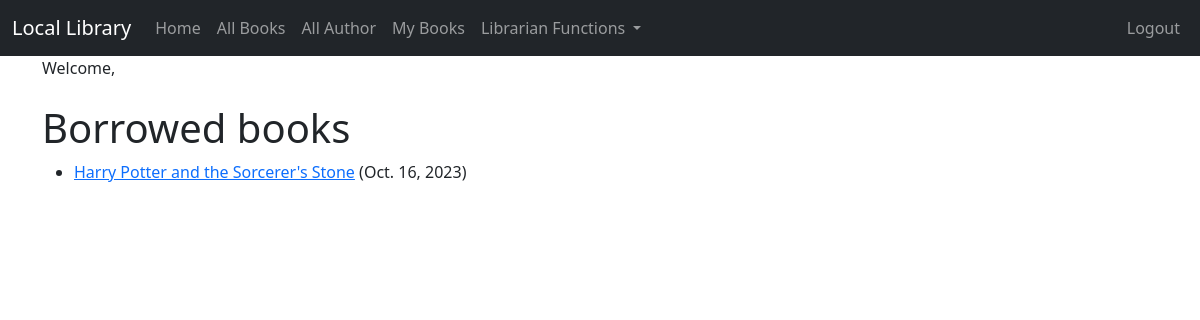
Screenshot of /my_books/ (signed in) with the database file from the repository.
### catalog/models.py (models this page shows, shortened)
class BookInstance(models.Model):
    id = models.UUIDField(primary_key=True, default=uuid.uuid4, help_text='Unique ID for this particular book across whole library')
    book = models.ForeignKey('Book', on_delete=models.RESTRICT, null=True)
    imprint = models.CharField(max_length=200)
    due_back = models.DateField(null=True, blank=True)
    LOAN_STATUS = (
        ('m', 'Maintenance'), ('o', 'On loan'), ('a', 'Available'), ('r','Reserved'),
    )
    status = models.CharField(
        max_length=1,
        choices=LOAN_STATUS,
        blank=True,
        default='m',
        help_text='Book availability',
    )
    borrower = models.ForeignKey(User, on_delete=models.SET_NULL, null=True, blank=True)
    @property
    def is_overdue(self):
        return bool(self.due_back and date.today() >
                self.due_back)
    class Meta:
        ordering = ['due_back']

class Book(models.Model):
    title = models.CharField(max_length=200)
    author = models.ForeignKey('Author', on_delete=models.RESTRICT, null=True)
    summary = models.TextField(max_length=1000, help_text='Enter a brief description of the book')
    isbn = models.CharField('ISBN', max_length=13, unique=True,
                                   help_text='13 Character <a href="https://www.isbn-international.org/content/what-isbn">ISBN number</a>')
    genre = models.ManyToManyField(Genre, help_text='Select a genre for this book')
    book_image = models.ImageField(upload_to='images/', null=True, blank=True)

### catalog/views.py (the view)
# urls.py: path('my_books/', views.LoanedBooksByUserListView.as_view(), name='my_books'),
class LoanedBooksByUserListView(LoginRequiredMixin,generic.ListView):
    model = BookInstance
    template_name = 'catalog/my_books.html'
    paginate_by = 10
    def get_queryset(self):
        return BookInstance.objects.filter\
(borrower=self.request.user).filter(status__exact='o').order_by('due_back')

### catalog/templates/catalog/my_books.html (shortened to what this page needs)
<!DOCTYPE html>
<html lang="en">
{% extends "catalog/base.html" %}
{% block content %}
    <h1>Borrowed books</h1>
    {% if bookinstance_list %}
    <ul>
      {% for bookinst in bookinstance_list %}
      <li class="{% if bookinst.is_overdue %}text-danger{% endif %}">
        <a href="{% url 'book_detail' bookinst.book.pk %}">{{   bookinst.book.title }}</a> ({{ bookinst.due_back }})
      </li>
      {% endfor %}
    </ul>
    {% else %}
      <p>There are no books borrowed.</p>
    {% endif %}
{% endblock %}

### rows the page displays
BookInstance: book "Harry Potter and the Sorcerer's Stone", due_back "Oct. 16, 2023"
